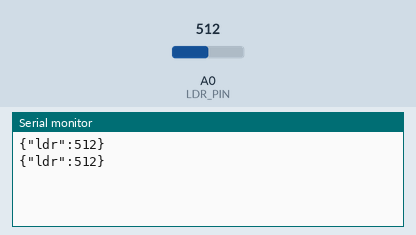
A sketch run on a simulated Arduino Uno, built with avr-gcc and run on an emulated ATmega328P. On the bench: the last lines printed to the serial monitor. The test bench sets the inputs (shaded band); at power-on: A0 (LDR_PIN) = 512.

Above: at 1.8 s.
1.9 s: A0 (LDR_PIN) set to 716
At 2.8 s:
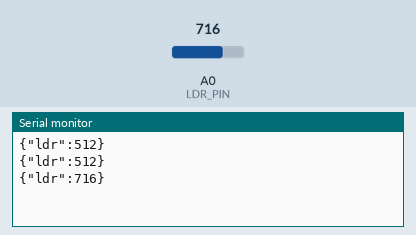
3.4 s: A0 (LDR_PIN) set to 900
At 4.7 s:
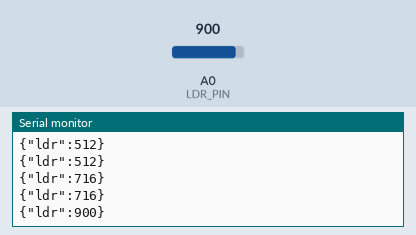
Timing chart, 0 to 6.4 s (numbered marks = the images above; inputs shaded):
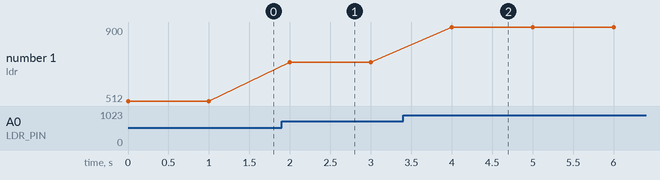

The sketch:

arduino_4.ino
```cpp
const int LDR_PIN = A0;

void setup() {
  Serial.begin(9600);
}

void loop() {
	int ldrValue = analogRead(LDR_PIN);

	// Printing in a JSON format like {"ldr": value}
	Serial.print("{\"ldr\":");
	Serial.print(ldrValue);
	Serial.println("}");

	delay(1000);
}
```

Measured:
- after the input at 1.9 s, the serial monitor: prints a new line after 0.10 s (image 1)
- after the input at 3.4 s, the serial monitor: prints a new line after 0.60 s (image 2)
- plotted number 1: 512 → 716 after the input at 1.9 s, 716 → 900 after the input at 3.4 s
